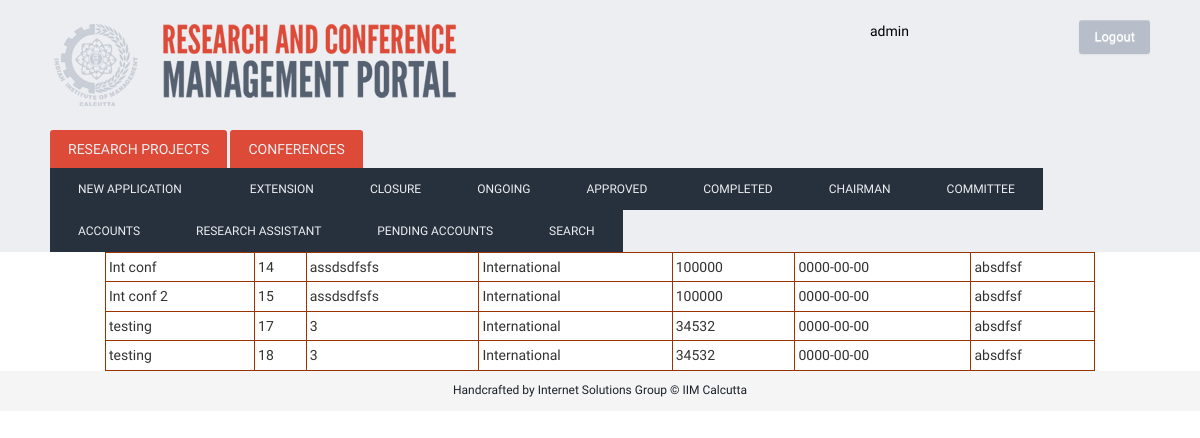
/index.php/conf_app_admin (signed in), run on the app's committed database.
### tables this page shows
CREATE TABLE IF NOT EXISTS `conference` (
  `ConferenceTitle` varchar(400) NOT NULL,
  `ConferenceId` int(200) NOT NULL AUTO_INCREMENT,
  `Description` varchar(2000) NOT NULL,
  `App_Date` date NOT NULL,
  `Start_Date` date NOT NULL,
  `End_Date` date NOT NULL,
  `Researcher1` varchar(80) NOT NULL,
  `ConferenceCategory` text NOT NULL,
  `ConferenceGrant` int(11) NOT NULL,
  `CStatus` varchar(50) NOT NULL,
  `Block_number` bigint(100) NOT NULL DEFAULT '0' COMMENT 'first block 1st jan 2001- each block of 3 years; 0 for student',
  PRIMARY KEY (`ConferenceId`),
  UNIQUE KEY `ProjectId` (`ConferenceId`),
  UNIQUE KEY `ProjectId_2` (`ConferenceId`)
);

### index.php (called while the page is built, shortened)
<?php
require_once BASEPATH.'core/CodeIgniter.php';

### application/models/conference_model.php (called while the page is built, shortened)
<?PHP
class Conference_model extends CI_Model {
	function conference_stage($stage)
		{
		$queryStr='SELECT * FROM conference WHERE CStatus = "app_'.$stage.'";';
		$query = $this->db->query($queryStr);
		return $query;
		}
}
?>

### application/controllers/Conf_app_admin.php (the view, shortened to what this page needs)
<?PHP
class Conf_app_admin extends CI_Controller {
	function index()
		{
			$data['myClass']=$this;
			$data['action']=0;
			if($_SESSION['usertype']==1){
				$this->load->view('layout',$data);
			} elseif ($_SESSION['usertype']==2){
				$this->load->view('layoutComm',$data);
			} elseif($_SESSION['usertype']==3){
				$this->load->view('layoutChairman',$data);
			}
		}
	function load_php()
				{
				$this->load->model('conference_model');
				$stage='admin';
				$Query= $this->conference_model->conference_stage($stage);
				echo '<TABLE width="90%" border="1" bordercolor="#993300" align="center" cellpadding="3" cellspacing="1" class="table_border_both_left"><tr  class="heading_table_top">
					 ';
					 foreach($Query->result() as $row)
					 {
						 echo '<TR><TD>';
						 print $row->ConferenceTitle;
						 echo '</TD><TD>';
						 print $row->ConferenceId;
						 echo '</TD><TD>';
						 print $row->Description;
						 echo '</TD><TD>';
						 print $row->ConferenceCategory;
						 echo '</TD><TD>';
						 print $row->ConferenceGrant;
						 echo '</TD><TD>';
						 print $row->App_Date;
						 echo '</TD><TD>';
						 print $row->Researcher1;
					 }
				echo '</TABLE>';
                }
	}
?>

### static/css/custom.css (style rules this page uses)
html, body { height: 100%; }
body { background: url('/static/img/denim.png'); font-family: 'Droid Sans', sans-serif; font-weight: normal; font-size: 14px; line-height: 1.6; }

### data on the page
conference: ConferenceTitle "Int conf", ConferenceId "14", Description "assdsdfsfs", ConferenceCategory "International", ConferenceGrant "100000", App_Date "0000-00-00", Researcher1 "absdfsf"
conference: ConferenceTitle "Int conf 2", ConferenceId "15", Description "assdsdfsfs", ConferenceCategory "International", ConferenceGrant "100000", App_Date "0000-00-00", Researcher1 "absdfsf"
conference: ConferenceTitle "testing", ConferenceId "17", Description "3", ConferenceCategory "International", ConferenceGrant "34532", App_Date "0000-00-00", Researcher1 "absdfsf"
conference: ConferenceTitle "testing", ConferenceId "18", Description "3", ConferenceCategory "International", ConferenceGrant "34532", App_Date "0000-00-00", Researcher1 "absdfsf"

### other printed values
$name "admin"
